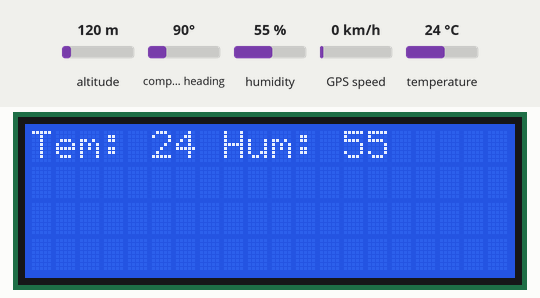
Bench run of a sketch on a simulated Arduino MKR. Parts: 20×4 character LCD. The test bench sets the inputs (shaded band); at power-on: altitude 120 m, compass heading 90°, humidity 55 %, GPS speed 0 km/h, temperature 24 °C. The GPS gets a fix after 3 s at 37.7749, -122.4194 with 8 satellites; the modem accepts every AT command (registered, SIM ready, sends succeed) and sends nothing else; what the sketch prints to the serial monitor is not drawn.

Above: at 0.2 s.
At 10.7 s:
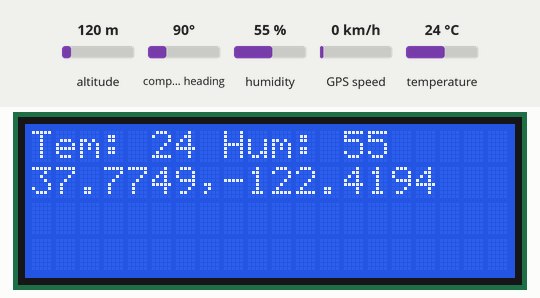

Measured:
- what the display in image 0 shows lasts 10.5 s, from 0.2 s to 10.7 s

The sketch:

server.ino
```cpp
#include <Wire.h>
#include <LiquidCrystal_I2C.h>
#include <ArduinoHttpClient.h>
#include <TinyGPS++.h>
#include <DFRobot_DHT11.h>

DFRobot_DHT11 DHT;
#define DHT11_PIN A0
static const uint32_t GPSBaud = 9600;

// The TinyGPS++ object
TinyGPSPlus gps;
#define ss Serial3
#define DEBUG_PORT Serial


String lat="";
String lon="";
String AP = "bala";
String PASS = "741bala8";

int countTrueCommand;
int countTimeCommand;
boolean sendgps=true;
boolean found = false;
const int LFMOTOR_L =  A3; // the number of LINEFOLLOWER LEFT MOTOR pin

const int LFMOTOR_R =  A2; // the number of LINEFOLLOWER RIGHT MOTOR pin
LiquidCrystal_I2C lcd(0x27,20,4);

void setup()
{
   ss.begin(GPSBaud);
  lcd.init();                      // initialize the lcd
  lcd.init();
    DHT.read(DHT11_PIN);
  lcd.backlight();
  lcd.setCursor(0,0);
  lcd.print("Tem: ");
  lcd.print(DHT.temperature);
  lcd.print(" Hum: ");
  lcd.print(DHT.humidity);
  // Print a message to the LCD.

  DEBUG_PORT.begin(9600);
  Serial2.begin(115200);

//  DEBUG_PORT.println("AT");
  Serial2.println("AT");
   delay(50);
  while(!Serial2.available());
  DEBUG_PORT.println(Serial2.readString());

   Serial2.flush();
   delay(50);
  Serial2.println("AT+CIPMUX=1");
   delay(50);
  while(!Serial2.available());
    DEBUG_PORT.println(Serial2.readString());

  Serial2.flush();
   delay(50);
  Serial2.println("AT+CWMODE=1");
   delay(50);
  while(!Serial2.available());
    DEBUG_PORT.println(Serial2.readString());

  Serial2.println("AT+CWJAP=\""+ AP +"\",\""+ PASS +"\"");
  delay(50);
  Serial2.flush();
  delay(5000);
  while(!Serial2.available());
  DEBUG_PORT.print(Serial2.readString());

     Serial2.flush();
  Serial2.println("AT+CIFSR");
   delay(50);
  //Serial2.flush();
  delay(50);
  while(!Serial2.available());
  DEBUG_PORT.print(Serial2.readString());
   delay(50);

}

//--------------------------

void loop()
{


  // This sketch displays information every time a new sentence is correctly encoded.
  while (ss.available() > 0)
    if (gps.encode(ss.read()))
      displayInfo();

  if (millis() > 5000 && gps.charsProcessed() < 10)
  {
    Serial.println(F("No GPS detected: check wiring."));
    while(true);
  }
}
void displayInfo()
{
  Serial.print(F("Location: "));
  if (gps.location.isValid())
  {
    Serial.print(gps.location.lat(), 6);
    Serial.print(F(","));
    Serial.print(gps.location.lng(), 6);
    lcd.setCursor(0,1);
  lcd.print("");
  lcd.print(gps.location.lat(), 4);
   lcd.print(",");
  lcd.print(gps.location.lng(), 4);

  }
  else
  {
     lcd.setCursor(0,1);
     lcd.print("Loc: NO SIGNAL");
    Serial.print(F("INVALID"));
  }
   DHT.read(DHT11_PIN);
  lcd.backlight();
  lcd.setCursor(0,0);
  lcd.print("Tem: ");
  lcd.print(DHT.temperature);
  lcd.print(" Hum: ");
  lcd.print(DHT.humidity);
 Serial2.println("AT+CIPSTART=1,\"TCP\",\"www.balasblog.co.in\",80");
  delay(500);
   while(!Serial2.available());
    DEBUG_PORT.print(Serial2.readString());
    delay(100);

        String a="GET /dt_insertloc.php?location="+String(gps.location.lat(),6)+","+String(gps.location.lng(),6)+"&temp="+String(DHT.temperature)+","+String(DHT.humidity)+" HTTP/1.1\r\nHost: www.balasblog.co.in\r\n\r\n";
DEBUG_PORT.println( a );
    Serial2.println("AT+CIPSEND=1,"+String(a.length()));
        delay(20);
   // Serial2.flush();
    delay(200);
    while ( !Serial2.available() );
    {  DEBUG_PORT.println( Serial2.readString() );
    }
//    delay(200);
    Serial2.println(a);
      delay(20);
    Serial2.flush();
    delay(200);
    while ( !Serial2.available() );
    {  DEBUG_PORT.println( Serial2.readString() );
    }

//
//  Serial.print(F("  Date/Time: "));
//  if (gps.date.isValid())
//  {
//    Serial.print(gps.date.month());
//    Serial.print(F("/"));
//    Serial.print(gps.date.day());
//    Serial.print(F("/"));
//    Serial.print(gps.date.year());
//  }
//  else
//  {
//    Serial.print(F("INVALID"));
//  }
//
//  Serial.print(F(" "));
//  if (gps.time.isValid())
//  {
//    if (gps.time.hour() < 10) Serial.print(F("0"));
//    Serial.print(gps.time.hour());
//    Serial.print(F(":"));
//    if (gps.time.minute() < 10) Serial.print(F("0"));
//    Serial.print(gps.time.minute());
//    Serial.print(F(":"));
//    if (gps.time.second() < 10) Serial.print(F("0"));
//    Serial.print(gps.time.second());
//    Serial.print(F("."));
//    if (gps.time.centisecond() < 10) Serial.print(F("0"));
//    Serial.print(gps.time.centisecond());
//  }
//  else
//  {
//    Serial.print(F("INVALID"));
//  }

  Serial.println();
  delay(10000);
  }
```
